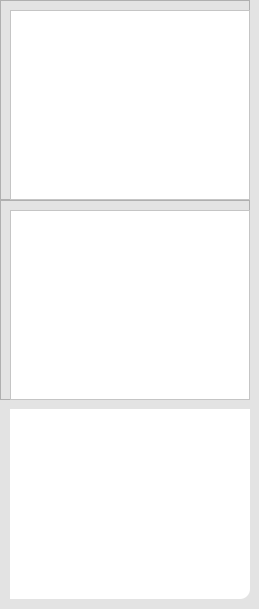
     <widget class="QWidget" name="pg_plot">
      <property name="styleSheet">
       <string notr="true">background-color:#E3E3E3;</string>
      </property>
      <widget class="QFrame" name="fr_plot_xy">
       <property name="geometry">
        <rect>
         <x>0</x>
         <y>0</y>
         <width>250</width>
         <height>200</height>
        </rect>
       </property>
       <property name="frameShape">
        <enum>QFrame::StyledPanel</enum>
       </property>
       <property name="frameShadow">
        <enum>QFrame::Raised</enum>
       </property>
       <widget class="QFrame" name="fr_plot2_xy">
        <property name="geometry">
         <rect>
          <x>10</x>
          <y>10</y>
          <width>240</width>
          <height>190</height>
         </rect>
        </property>
        <property name="styleSheet">
         <string notr="true">background-color: rgb(255, 255, 255);</string>
        </property>
        <property name="frameShape">
         <enum>QFrame::StyledPanel</enum>
        </property>
        <property name="frameShadow">
         <enum>QFrame::Raised</enum>
        </property>
       </widget>
      </widget>
      <widget class="QFrame" name="fr_plot_xz">
       <property name="geometry">
        <rect>
         <x>0</x>
         <y>200</y>
         <width>250</width>
         <height>200</height>
        </rect>
       </property>
       <property name="frameShape">
        <enum>QFrame::StyledPanel</enum>
       </property>
       <property name="frameShadow">
        <enum>QFrame::Raised</enum>
       </property>
       <widget class="QFrame" name="fr_plot2_xz">
        <property name="geometry">
         <rect>
          <x>10</x>
          <y>10</y>
          <width>240</width>
          <height>190</height>
         </rect>
        </property>
        <property name="styleSheet">
         <string notr="true">background-color: rgb(255, 255, 255);</string>
        </property>
        <property name="frameShape">
         <enum>QFrame::StyledPanel</enum>
        </property>
        <property name="frameShadow">
         <enum>QFrame::Raised</enum>
        </property>
       </widget>
      </widget>
      <widget class="QFrame" name="fr_plot_yz">
       <property name="geometry">
        <rect>
         <x>0</x>
         <y>400</y>
         <width>250</width>
         <height>200</height>
        </rect>
       </property>
       <property name="styleSheet">
        <string notr="true">border-bottom-right-radius: 10px;</string>
       </property>
       <property name="frameShape">
        <enum>QFrame::StyledPanel</enum>
       </property>
       <property name="frameShadow">
        <enum>QFrame::Raised</enum>
       </property>
       <widget class="QFrame" name="fr_plot2_yz">
        <property name="geometry">
         <rect>
          <x>10</x>
          <y>9</y>
          <width>240</width>
          <height>190</height>
         </rect>
        </property>
        <property name="styleSheet">
         <string notr="true">background-color: rgb(255, 255, 255);</string>
        </property>
        <property name="frameShape">
         <enum>QFrame::StyledPanel</enum>
        </property>
        <property name="frameShadow">
         <enum>QFrame::Raised</enum>
        </property>
       </widget>
      </widget>
     </widget>
